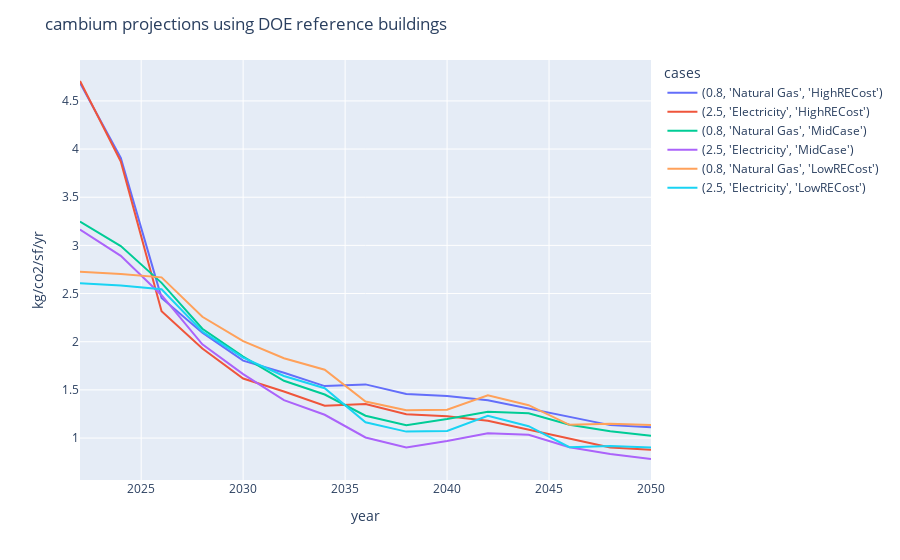

The code cell stored with this chart in its notebook:
### Code cell
cases = [
    (0.8, 'Natural Gas', 'HighRECost'),
    (2.5, 'Electricity', 'HighRECost',),

    (0.8, 'Natural Gas', 'MidCase'),
    (2.5, 'Electricity', 'MidCase'),

    (0.8, 'Natural Gas', 'LowRECost'),
    (2.5, 'Electricity', 'LowRECost'),
]


proj = [
    projections.get_projection_from_reference_buildings({
    'state': 'NY',
    'climate_zone': '4A',
    'projection_case': case[2],
    'design_areas': [
        {
            'type': 'SmallOffice',
            'area': 200000,
            'heating_fuel': case[1],
            'dhw_fuel': case[1],
            'heating_cop': case[0],
            'dhw_cop': case[0],
            'ashrae_standard': '90.1-2016'
        },
        {
            'type': 'MediumOffice',
            'area': 10000,
            'heating_fuel': 'Natural Gas',
            'dhw_fuel': 'Natural Gas',
            'heating_cop': 0.8,
            'dhw_cop': 0.8,
            'ashrae_standard': '90.1-2007'
        },
    ]
}) for case in cases]

df = pd.concat(
    [x['emissions_projection'].set_index('year')['kg_co2_per_sf']
for x in proj]
, axis=1).dropna()

df.columns = [''.join(str(x)) for x in cases]

plot = px.line(df)
plot.update_layout({
    'title': 'cambium projections using DOE reference buildings',
    'yaxis': {
        'title': 'kg/co2/sf/yr'
    },
    'legend': {
        'title': 'cases'
    }
})

plot.show()

### Figure 1 — Plotly figure (JSON) as saved in the notebook; plotly's stock layout.template omitted (floating-point values rounded to 4 significant figures)
{"data": [{"hovertemplate": "variable=(0.8, 'Natural Gas', 'HighRECost')<br>year=%{x}<br>value=%{y}<extra></extra>", "legendgroup": "(0.8, 'Natural Gas', 'HighRECost')", "line": {"color": "#636efa", "dash": "solid"}, "marker": {"symbol": "circle"}, "mode": "lines", "name": "(0.8, 'Natural Gas', 'HighRECost')", "orientation": "v", "showlegend": true, "type": "scatter", "x": [2022, 2024, 2026, 2028, 2030, 2032, 2034, 2036, 2038, 2040, 2042, 2044, 2046, 2048, 2050], "xaxis": "x", "y": [4.687, 3.907, 2.455, 2.094, 1.804, 1.678, 1.539, 1.557, 1.458, 1.438, 1.393, 1.308, 1.221, 1.134, 1.113], "yaxis": "y"}, {"hovertemplate": "variable=(2.5, 'Electricity', 'HighRECost')<br>year=%{x}<br>value=%{y}<extra></extra>", "legendgroup": "(2.5, 'Electricity', 'HighRECost')", "line": {"color": "#EF553B", "dash": "solid"}, "marker": {"symbol": "circle"}, "mode": "lines", "name": "(2.5, 'Electricity', 'HighRECost')", "orientation": "v", "showlegend": true, "type": "scatter", "x": [2022, 2024, 2026, 2028, 2030, 2032, 2034, 2036, 2038, 2040, 2042, 2044, 2046, 2048, 2050], "xaxis": "x", "y": [4.707, 3.872, 2.316, 1.929, 1.618, 1.483, 1.335, 1.354, 1.248, 1.226, 1.179, 1.088, 0.9948, 0.9012, 0.8783], "yaxis": "y"}, {"hovertemplate": "variable=(0.8, 'Natural Gas', 'MidCase')<br>year=%{x}<br>value=%{y}<extra></extra>", "legendgroup": "(0.8, 'Natural Gas', 'MidCase')", "line": {"color": "#00cc96", "dash": "solid"}, "marker": {"symbol": "circle"}, "mode": "lines", "name": "(0.8, 'Natural Gas', 'MidCase')", "orientation": "v", "showlegend": true, "type": "scatter", "x": [2022, 2024, 2026, 2028, 2030, 2032, 2034, 2036, 2038, 2040, 2042, 2044, 2046, 2048, 2050], "xaxis": "x", "y": [3.248, 2.992, 2.611, 2.135, 1.846, 1.594, 1.452, 1.232, 1.134, 1.199, 1.274, 1.257, 1.138, 1.071, 1.023], "yaxis": "y"}, {"hovertemplate": "variable=(2.5, 'Electricity', 'MidCase')<br>year=%{x}<br>value=%{y}<extra></extra>", "legendgroup": "(2.5, 'Electricity', 'MidCase')", "line": {"color": "#ab63fa", "dash": "solid"}, "marker": {"symbol": "circle"}, "mode": "lines", "name": "(2.5, 'Electricity', 'MidCase')", "orientation": "v", "showlegend": true, "type": "scatter", "x": [2022, 2024, 2026, 2028, 2030, 2032, 2034, 2036, 2038, 2040, 2042, 2044, 2046, 2048, 2050], "xaxis": "x", "y": [3.165, 2.892, 2.483, 1.973, 1.664, 1.394, 1.242, 1.006, 0.9012, 0.9704, 1.051, 1.033, 0.9056, 0.8341, 0.7825], "yaxis": "y"}, {"hovertemplate": "variable=(0.8, 'Natural Gas', 'LowRECost')<br>year=%{x}<br>value=%{y}<extra></extra>", "legendgroup": "(0.8, 'Natural Gas', 'LowRECost')", "line": {"color": "#FFA15A", "dash": "solid"}, "marker": {"symbol": "circle"}, "mode": "lines", "name": "(0.8, 'Natural Gas', 'LowRECost')", "orientation": "v", "showlegend": true, "type": "scatter", "x": [2022, 2024, 2026, 2028, 2030, 2032, 2034, 2036, 2038, 2040, 2042, 2044, 2046, 2048, 2050], "xaxis": "x", "y": [2.727, 2.704, 2.668, 2.259, 2.005, 1.828, 1.709, 1.38, 1.289, 1.294, 1.443, 1.341, 1.138, 1.149, 1.135], "yaxis": "y"}, {"hovertemplate": "variable=(2.5, 'Electricity', 'LowRECost')<br>year=%{x}<br>value=%{y}<extra></extra>", "legendgroup": "(2.5, 'Electricity', 'LowRECost')", "line": {"color": "#19d3f3", "dash": "solid"}, "marker": {"symbol": "circle"}, "mode": "lines", "name": "(2.5, 'Electricity', 'LowRECost')", "orientation": "v", "showlegend": true, "type": "scatter", "x": [2022, 2024, 2026, 2028, 2030, 2032, 2034, 2036, 2038, 2040, 2042, 2044, 2046, 2048, 2050], "xaxis": "x", "y": [2.607, 2.583, 2.545, 2.106, 1.834, 1.645, 1.517, 1.164, 1.067, 1.073, 1.232, 1.123, 0.9048, 0.9174, 0.9019], "yaxis": "y"}], "layout": {"legend": {"title": {"text": "cases"}, "tracegroupgap": 0}, "margin": {"t": 60}, "title": {"text": "cambium projections using DOE reference buildings"}, "xaxis": {"anchor": "y", "domain": [0, 1], "title": {"text": "year"}}, "yaxis": {"anchor": "x", "domain": [0, 1], "title": {"text": "kg/co2/sf/yr"}}}}
